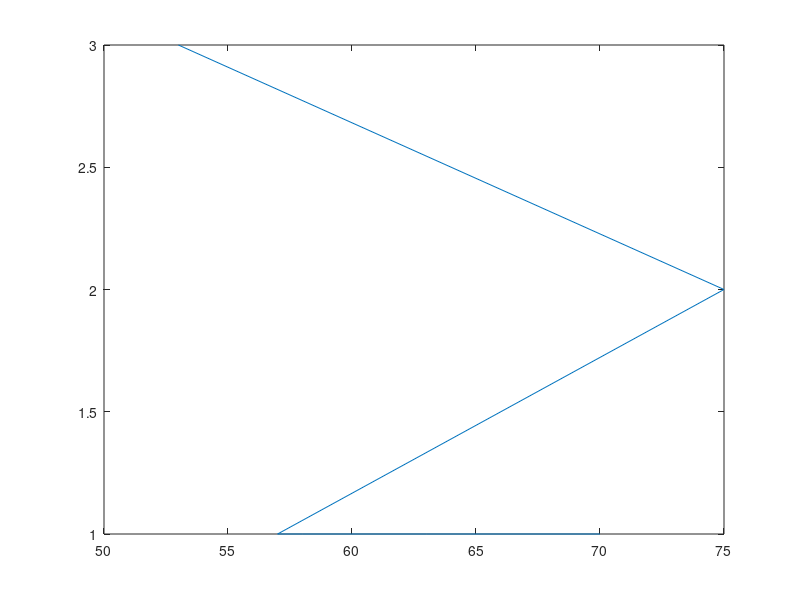

Recreate this plot in MATLAB. (Note: this script raises an error after producing the figure.)
%1. 

temp =   [53,   75,   57,   58,   63,   70,   70]   
Failures  = [3,    2,    1,    1,    1,    1,    1]   

fullTemp = [53,   75,   57,   58,   63,   70,   70,   66,   67,   67,   67,   68,   69,   70,   70,   72,   73,   75,   76,   76,   78,   79,   80,   81]
fullFailures = [3,    2,    1,    1,    1,    1,    1,    0,    0,    0,    0,    0,    0,    0,    0,    0,    0,    0,    0,    0,    0,    0,    0,  0]    

plot(temp,Failures)

fitlm(temp, Failures)

plot(fullTemp,fullFailures)

fitlm(fullTemp, fullFailures)

%Linear regression model for part (a):
    %y ~ 1 + x1

%Estimated Coefficients:
 %                  Estimate        SE        tStat      pValue 
  %                 _________    ________    ________    _______

   % (Intercept)       3.0465      2.6693      1.1413    0.30544
    %x1             -0.025393    0.041603    -0.61037    0.56829
    
    
%Linear regression model for part (b):
 %   y ~ 1 + x1

%Estimated Coefficients:
 %                  Estimate        SE        tStat      pValue  
  %                 _________    ________    _______    _________

   % (Intercept)        4.675      1.3271     3.5228    0.0019162
    %x1             -0.060833    0.018862    -3.2252    0.0038939
    
    %^^code for the problem in MATLAB, answers below: 


%Part (a) answer : The line of best fit, according to the least-squares
%regression model, is the line y = -0.025x + 3.05, where y is the number of
%O-ring failures and x is the temperature. When the O-ring temperature is
%31, we can expect -0.025(31) + 3.05 = 2.275. This means we can expect
%approximately 2 O-ring failures when the temperature is 31 degrees F. In
%order to see when we would have 4 O-ring failures, we can let y = 4 =
%-0.025x + 3.05, x = 0.95/(-0.025) = -38 degrees F.

%Part (b) answer : The line of best fit, according to the least-squares
%regression model, is the linke y = -0.06x + 4.675, where y is the number
%of O-ring failures and x is the temperature. When the O-ring teperature is
%31, we can predict that there will be -0.06(31) + 4.675 = 2.815, which is
%approximately 3 O-ring failures that we can expect at that temperature.
%For the temperature that will cause the number of failures to exceed
%four, we can plug in 4 as the y-value, giving us: 4 = -0.06x + 4.675,
%which ends up giving us x = 11.25 degrees F. 

%Part (c) answer : The method in part (b) in which we used all of the data
%points given was the most accurate method because we were able to use more
%data. Typcially, more data means more accurate prediction models,
%especially in applications in machine learning and data science. To
%improve the data analysis, it might be good to retrieve even more data
%whether its doing more tests or actual launches as well. 

%2. 
%Part (a) answer : Based on the least squares best-fit line given, for a
%person who was able to lower their BMI by 1 kg/m^2, we can expect a
%systolic blood pressure decrease of 0.2047 mm Hg based on the slope of the
%least squares line of best fit. 

%Part (b) answer : This time, we have multivariate regression, so we will
%let S be the matrix for systolic pressure. Our predictor matrix X will
%contain a column of 1's for a constant term, and 2 columns for BMI and
%Age, each.


S = [125, 121, 120, 132, 152]
X = [1, 1, 1, 1, 1; 50, 47, 46, 28, 50; 27.9, 29.4, 25.35, 25.8, 26.9]

mvregress(X.', S.')

%ans =

  %171.6810
   % 0.2230
   %-1.9038
   
%Part (b) answer (continued) : We can see now that our new linear
%regression model, accounting for the confounding variable of age, is: 
%S = 171.68 - 1.904B + 0.223A. 

%Part (c) answer : For this new regression model, we clearly have a better
%sense of how much incluence BMI has on the systolic blood pressure. We can
%see that a decrease of 1 kg/m^2 in BMI would result in a 0.1552 decrease
%in mm Hg systolic blood pressure based on the new slope in the new linear 
%regression model. 








